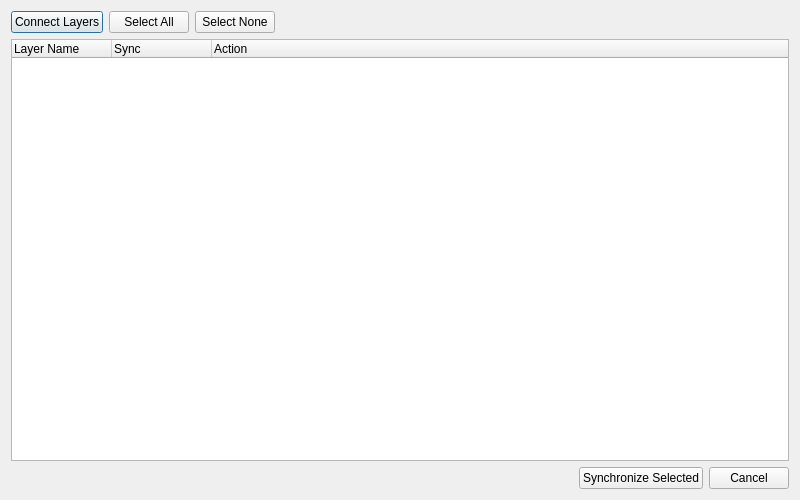
<?xml version="1.0" encoding="UTF-8"?>
<ui version="4.0">
 <class>SynchronizeLayersDialog</class>
 <widget class="QDialog" name="SynchronizeLayersDialog">
  <property name="geometry">
   <rect>
    <x>0</x>
    <y>0</y>
    <width>800</width>
    <height>500</height>
   </rect>
  </property>
  <property name="windowTitle">
   <string>Synchronize Layers with MapHub</string>
  </property>
  <layout class="QVBoxLayout" name="verticalLayout">
   <item>
    <layout class="QHBoxLayout" name="topButtonLayout">
     <item>
      <widget class="QPushButton" name="batchConnectButton">
       <property name="text">
        <string>Connect Layers</string>
       </property>
      </widget>
     </item>
     <item>
      <widget class="QPushButton" name="selectAllButton">
       <property name="text">
        <string>Select All</string>
       </property>
      </widget>
     </item>
     <item>
      <widget class="QPushButton" name="selectNoneButton">
       <property name="text">
        <string>Select None</string>
       </property>
      </widget>
     </item>
     <item>
      <spacer name="horizontalSpacer2">
       <property name="orientation">
        <enum>Qt::Horizontal</enum>
       </property>
       <property name="sizeHint" stdset="0">
        <size>
         <width>40</width>
         <height>20</height>
        </size>
       </property>
      </spacer>
     </item>
    </layout>
   </item>
   <item>
    <widget class="QTreeWidget" name="layersTree">
     <property name="columnCount">
      <number>3</number>
     </property>
     <column>
      <property name="text">
       <string>Layer Name</string>
      </property>
     </column>
     <column>
      <property name="text">
       <string>Sync</string>
      </property>
     </column>
     <column>
      <property name="text">
       <string>Action</string>
      </property>
     </column>
    </widget>
   </item>
   <item>
    <layout class="QHBoxLayout" name="buttonLayout">
     <item>
      <spacer name="horizontalSpacer">
       <property name="orientation">
        <enum>Qt::Horizontal</enum>
       </property>
       <property name="sizeHint" stdset="0">
        <size>
         <width>40</width>
         <height>20</height>
        </size>
       </property>
      </spacer>
     </item>
     <item>
      <widget class="QPushButton" name="syncButton">
       <property name="text">
        <string>Synchronize Selected</string>
       </property>
      </widget>
     </item>
     <item>
      <widget class="QPushButton" name="cancelButton">
       <property name="text">
        <string>Cancel</string>
       </property>
      </widget>
     </item>
    </layout>
   </item>
  </layout>
 </widget>
 <resources/>
 <connections>
  <connection>
   <sender>cancelButton</sender>
   <signal>clicked()</signal>
   <receiver>SynchronizeLayersDialog</receiver>
   <slot>reject()</slot>
   <hints>
    <hint type="sourcelabel">
     <x>750</x>
     <y>480</y>
    </hint>
    <hint type="destinationlabel">
     <x>399</x>
     <y>249</y>
    </hint>
   </hints>
  </connection>
 </connections>
</ui>
